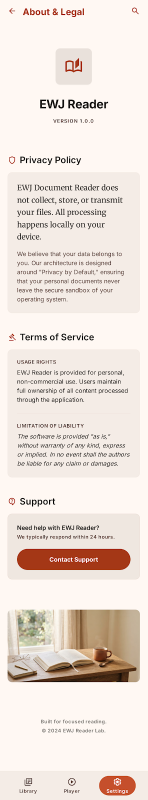
#> input picture android/stitch/about_legal/screen.png, 295 x 1600 px, found by its file name (shown at 1/2 size)
$ python make_icons.py
#> lines starting #> are read from the running program, lines starting #| are printed output that depends on the picture
#!/usr/bin/env python3
"""Cut launcher icons out of the EWJ Document Reader logo export."""

import os

from PIL import Image

ROOT = os.path.dirname(os.path.dirname(os.path.abspath(__file__)))
SRC = os.path.join(ROOT, "stitch", "ewj_document_reader_logo", "screen.png")
RES = os.path.join(ROOT, "app", "src", "main", "res")

# The logo is a wordmark: open-book glyph on the left, "EWJ Document Reader" on
# the right. Only the glyph reads at launcher size, so crop to it.
CROP = (95, 320, 510, 680)
DENSITIES = {"mdpi": 48, "hdpi": 72, "xhdpi": 96, "xxhdpi": 144, "xxxhdpi": 192}
BACKGROUND = (245, 240, 230, 255)


def main():
    logo = Image.open(SRC).convert("RGBA")
    glyph = logo.crop(CROP)
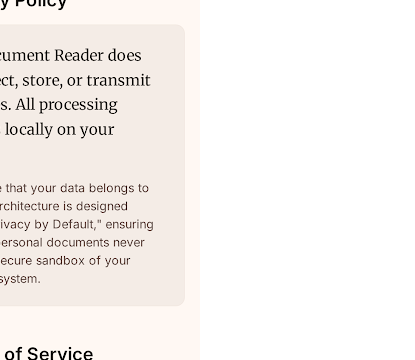
#> glyph: PIL image 415x360 RGBA; mean R, G, B, A 114.1, 110.3, 107.6, 122.9; transparent parts drawn white

    side = max(glyph.size)
#> side = 415
    pad = int(side * 0.18)
#> pad = 74
    canvas = Image.new("RGBA", (side + pad * 2, side + pad * 2), BACKGROUND)
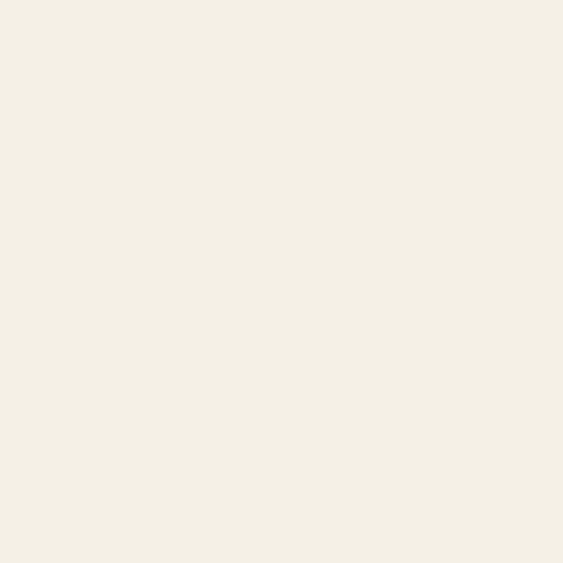
#> canvas: PIL image 563x563 RGBA; mean R, G, B, A 245, 240, 230, 255
    canvas.paste(
        glyph,
        (pad + (side - glyph.width) // 2, pad + (side - glyph.height) // 2),
        glyph,
    )
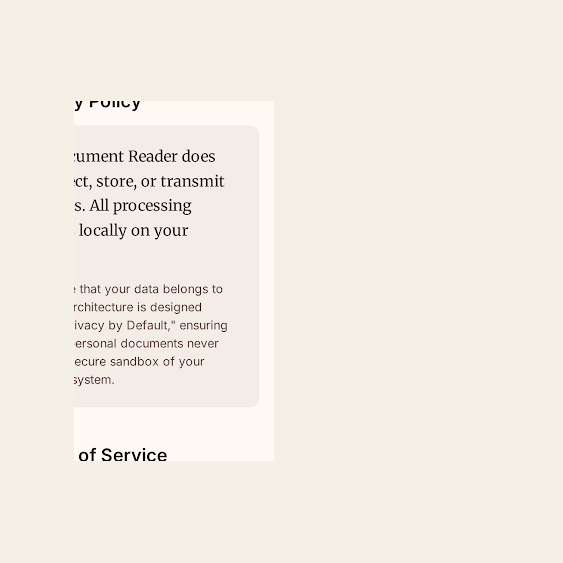
#> canvas: PIL image 563x563 RGBA; mean R, G, B, A 243.1, 237.5, 228.5, 255

    for density, size in DENSITIES.items():
        out_dir = os.path.join(RES, "mipmap-" + density)
        os.makedirs(out_dir, exist_ok=True)
        canvas.resize((size, size), Image.LANCZOS).save(os.path.join(out_dir, "ic_launcher.png"))
        print("mipmap-%s/ic_launcher.png (%dpx)" % (density, size))
#> this loop made 5 passes
#> pass 1, in main, `canvas.resize((size, size), Image.LANCZOS).save(os.path.join(out_dir, ..`:
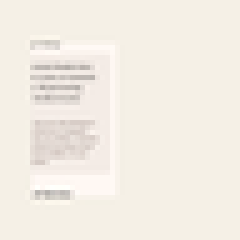
#> saved as ic_launcher.png: PIL image 48x48 RGBA (shown 5 times larger); mean R, G, B, A 243.1, 237.5, 228.5, 255
#> pass 2, in main, `canvas.resize((size, size), Image.LANCZOS).save(os.path.join(out_dir, ..`:
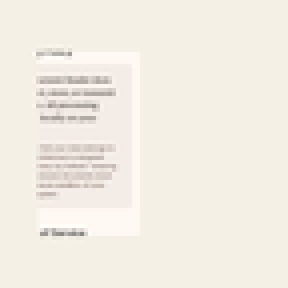
#> saved as ic_launcher.png: PIL image 72x72 RGBA (shown 4 times larger); mean R, G, B, A 243.1, 237.5, 228.5, 255


if __name__ == "__main__":
    main()
